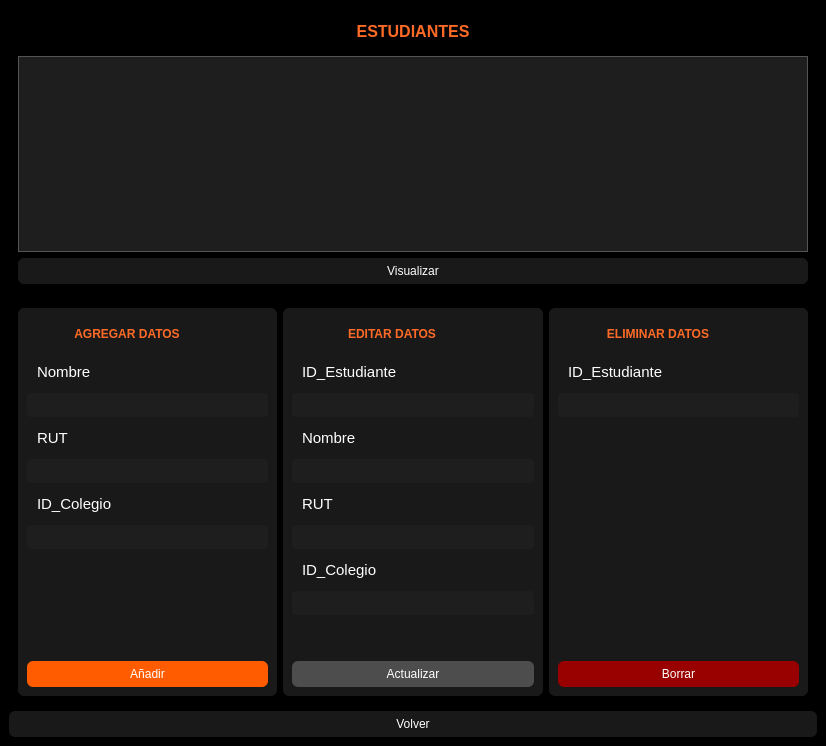
<?xml version="1.0" encoding="UTF-8"?>
<ui version="4.0">
 <class>MainWindow</class>
 <widget class="QMainWindow" name="MainWindow">
  <property name="geometry">
   <rect>
    <x>0</x>
    <y>0</y>
    <width>826</width>
    <height>746</height>
   </rect>
  </property>
  <property name="windowTitle">
   <string>MainWindow</string>
  </property>
  <property name="styleSheet">
   <string notr="true">background-color: rgb(0, 0, 0);</string>
  </property>
  <widget class="QWidget" name="centralwidget">
   <layout class="QGridLayout" name="gridLayout">
    <item row="6" column="0">
     <widget class="QPushButton" name="pushButton_estuvolver">
      <property name="styleSheet">
       <string notr="true">background-color: rgb(25, 25, 25);
color: white;
border-radius: 6px;
padding: 6px;
</string>
      </property>
      <property name="text">
       <string>Volver</string>
      </property>
     </widget>
    </item>
    <item row="0" column="0">
     <widget class="QWidget" name="widget" native="true">
      <property name="minimumSize">
       <size>
        <width>0</width>
        <height>100</height>
       </size>
      </property>
      <property name="maximumSize">
       <size>
        <width>10000</width>
        <height>300</height>
       </size>
      </property>
      <layout class="QVBoxLayout" name="verticalLayout">
       <item>
        <widget class="QTextBrowser" name="textBrowser">
         <property name="maximumSize">
          <size>
           <width>16777215</width>
           <height>32</height>
          </size>
         </property>
         <property name="styleSheet">
          <string notr="true">background-color: rgb(0, 0, 0);</string>
         </property>
         <property name="frameShape">
          <enum>QFrame::NoFrame</enum>
         </property>
         <property name="html">
          <string>&lt;!DOCTYPE HTML PUBLIC &quot;-//W3C//DTD HTML 4.0//EN&quot; &quot;http://www.w3.org/TR/REC-html40/strict.dtd&quot;&gt;
&lt;html&gt;&lt;head&gt;&lt;meta name=&quot;qrichtext&quot; content=&quot;1&quot; /&gt;&lt;style type=&quot;text/css&quot;&gt;
p, li { white-space: pre-wrap; }
&lt;/style&gt;&lt;/head&gt;&lt;body style=&quot; font-family:'MS Shell Dlg 2'; font-size:8.25pt; font-weight:400; font-style:normal;&quot;&gt;
&lt;p align=&quot;center&quot; style=&quot; margin-top:0px; margin-bottom:0px; margin-left:0px; margin-right:0px; -qt-block-indent:0; text-indent:0px;&quot;&gt;&lt;span style=&quot; font-size:12pt; font-weight:600; color:#ff6b26;&quot;&gt;ESTUDIANTES&lt;/span&gt;&lt;/p&gt;&lt;/body&gt;&lt;/html&gt;</string>
         </property>
        </widget>
       </item>
       <item>
        <widget class="QTableWidget" name="tableWidget_cliente">
         <property name="styleSheet">
          <string notr="true">/* Estilo general del QTableWidget */
QTableWidget {
    background-color: rgb(30, 30, 30); /* Fondo gris oscuro para la tabla */
    alternate-background-color: #3A3A3A; /* Opcional: para filas alternas, un poco más claro/oscuro */
    color: white; /* Color de texto predeterminado para las celdas */
    border: 1px solid #555555; /* Un borde sutil para la tabla */
    gridline-color: #555555; /* Color de las líneas de la cuadrícula */
}

/* Estilo de los encabezados horizontales (columnas) */
QTableWidget::item {
    padding: 5px; /* Espaciado dentro de las celdas */
}

QHeaderView::section {
    background-color:  rgb(30, 30, 30); /* ¡Fondo negro para el encabezado! */
    color: white; /* Letras blancas para el encabezado */
    padding: 4px; /* Espaciado dentro del encabezado */
    border: 1px solid #555555; /* Borde para las secciones del encabezado */
    border-bottom: 2px solid #FF692E; /* Borde inferior naranja para resaltar */
    font-weight: bold; /* Texto en negrita */
}

/* Estilo de los encabezados verticales (filas, si están visibles) */
QHeaderView::section:vertical {
    background-color: rgb(30, 30, 30); /* Fondo negro */
    color: white; /* Letras blancas */
    padding: 4px;
    border: 1px solid #555555;
    border-right: 2px solid #FF692E; /* Borde derecho naranja */
}

/* Estilo de la esquina entre los encabezados horizontal y vertical (si es visible) */
QTableWidget QTableCornerButton::section {
    background-color: #1e1e1e; /* Color deseado */
    border: 1px solid #555555; /* Mantén el borde para que coincida con los encabezados */
}


/* Estilo de selección de celdas (opcional) */
QTableWidget::item:selected {
    background-color: #FF692E; /* Color naranja para la selección */
    color: white; /* Texto blanco en la selección */
}</string>
         </property>
        </widget>
       </item>
       <item>
        <widget class="QPushButton" name="pushButton_visualestu">
         <property name="styleSheet">
          <string notr="true">background-color: rgb(25, 25, 25);
color: white;
border-radius: 6px;
padding: 6px;
</string>
         </property>
         <property name="text">
          <string>Visualizar</string>
         </property>
        </widget>
       </item>
      </layout>
     </widget>
    </item>
    <item row="5" column="0">
     <widget class="QWidget" name="widget_4" native="true">
      <property name="styleSheet">
       <string notr="true"/>
      </property>
      <layout class="QHBoxLayout" name="horizontalLayout_2">
       <item>
        <widget class="QWidget" name="widget_5" native="true">
         <property name="styleSheet">
          <string notr="true">background-color: rgb(25, 25, 25);
color: white;
border-radius: 6px;
padding: 6px;</string>
         </property>
         <layout class="QVBoxLayout" name="verticalLayout_3">
          <item>
           <widget class="QTextBrowser" name="textBrowser_4">
            <property name="minimumSize">
             <size>
              <width>150</width>
              <height>0</height>
             </size>
            </property>
            <property name="maximumSize">
             <size>
              <width>200</width>
              <height>34</height>
             </size>
            </property>
            <property name="html">
             <string>&lt;!DOCTYPE HTML PUBLIC &quot;-//W3C//DTD HTML 4.0//EN&quot; &quot;http://www.w3.org/TR/REC-html40/strict.dtd&quot;&gt;
&lt;html&gt;&lt;head&gt;&lt;meta name=&quot;qrichtext&quot; content=&quot;1&quot; /&gt;&lt;style type=&quot;text/css&quot;&gt;
p, li { white-space: pre-wrap; }
&lt;/style&gt;&lt;/head&gt;&lt;body style=&quot; font-family:'MS Shell Dlg 2'; font-size:8.25pt; font-weight:400; font-style:normal;&quot;&gt;
&lt;p align=&quot;center&quot; style=&quot; margin-top:0px; margin-bottom:0px; margin-left:0px; margin-right:0px; -qt-block-indent:0; text-indent:0px;&quot;&gt;&lt;span style=&quot; font-size:9pt; font-weight:600; color:#ff6b26;&quot;&gt;AGREGAR DATOS&lt;/span&gt;&lt;/p&gt;&lt;/body&gt;&lt;/html&gt;</string>
            </property>
           </widget>
          </item>
          <item>
           <widget class="QLabel" name="label_8">
            <property name="font">
             <font>
              <pointsize>11</pointsize>
             </font>
            </property>
            <property name="styleSheet">
             <string notr="true">color: rgb(255, 255, 255);</string>
            </property>
            <property name="text">
             <string>Nombre</string>
            </property>
           </widget>
          </item>
          <item>
           <widget class="QLineEdit" name="lineEdit_9_nombreestuadd">
            <property name="styleSheet">
             <string notr="true">    background-color: #1E1E1E;
    color: #FFFFFF;
    border: 1px;
    padding: 4px;
    border-radius: 4px;</string>
            </property>
           </widget>
          </item>
          <item>
           <widget class="QLabel" name="label">
            <property name="font">
             <font>
              <pointsize>11</pointsize>
             </font>
            </property>
            <property name="styleSheet">
             <string notr="true">color: rgb(255, 255, 255);</string>
            </property>
            <property name="text">
             <string>RUT</string>
            </property>
           </widget>
          </item>
          <item>
           <widget class="QLineEdit" name="lineEdit_rutestuadd">
            <property name="styleSheet">
             <string notr="true">    background-color: #1E1E1E;
    color: #FFFFFF;
    border: 1px;
    padding: 4px;
    border-radius: 4px;</string>
            </property>
           </widget>
          </item>
          <item>
           <widget class="QLabel" name="label_2">
            <property name="font">
             <font>
              <pointsize>11</pointsize>
             </font>
            </property>
            <property name="text">
             <string>ID_Colegio</string>
            </property>
           </widget>
          </item>
          <item>
           <widget class="QLineEdit" name="lineEdit_2_idcolegioestuadd">
            <property name="styleSheet">
             <string notr="true">    background-color: #1E1E1E;
    color: #FFFFFF;
    border: 1px;
    padding: 4px;
    border-radius: 4px;</string>
            </property>
           </widget>
          </item>
          <item>
           <spacer name="verticalSpacer_3">
            <property name="orientation">
             <enum>Qt::Vertical</enum>
            </property>
            <property name="sizeHint" stdset="0">
             <size>
              <width>20</width>
              <height>40</height>
             </size>
            </property>
           </spacer>
          </item>
          <item>
           <widget class="QPushButton" name="pushButton_4_estuadd">
            <property name="styleSheet">
             <string notr="true">    background-color: #FF5C00;
    color: white;
    border-radius: 6px;
    padding: 6px;</string>
            </property>
            <property name="text">
             <string>Añadir</string>
            </property>
           </widget>
          </item>
         </layout>
        </widget>
       </item>
       <item>
        <widget class="QWidget" name="widget_6" native="true">
         <property name="styleSheet">
          <string notr="true">background-color: rgb(25, 25, 25);
color: white;
border-radius: 6px;
padding: 6px;</string>
         </property>
         <layout class="QVBoxLayout" name="verticalLayout_4">
          <item>
           <widget class="QTextBrowser" name="textBrowser_2">
            <property name="maximumSize">
             <size>
              <width>200</width>
              <height>34</height>
             </size>
            </property>
            <property name="html">
             <string>&lt;!DOCTYPE HTML PUBLIC &quot;-//W3C//DTD HTML 4.0//EN&quot; &quot;http://www.w3.org/TR/REC-html40/strict.dtd&quot;&gt;
&lt;html&gt;&lt;head&gt;&lt;meta name=&quot;qrichtext&quot; content=&quot;1&quot; /&gt;&lt;style type=&quot;text/css&quot;&gt;
p, li { white-space: pre-wrap; }
&lt;/style&gt;&lt;/head&gt;&lt;body style=&quot; font-family:'MS Shell Dlg 2'; font-size:8.25pt; font-weight:400; font-style:normal;&quot;&gt;
&lt;p align=&quot;center&quot; style=&quot; margin-top:0px; margin-bottom:0px; margin-left:0px; margin-right:0px; -qt-block-indent:0; text-indent:0px;&quot;&gt;&lt;span style=&quot; font-size:9pt; font-weight:600; color:#ff6b26;&quot;&gt;EDITAR DATOS&lt;/span&gt;&lt;/p&gt;&lt;/body&gt;&lt;/html&gt;</string>
            </property>
           </widget>
          </item>
          <item>
           <widget class="QLabel" name="label_14">
            <property name="font">
             <font>
              <pointsize>11</pointsize>
             </font>
            </property>
            <property name="styleSheet">
             <string notr="true">color: rgb(255, 255, 255);</string>
            </property>
            <property name="text">
             <string>ID_Estudiante</string>
            </property>
           </widget>
          </item>
          <item>
           <widget class="QLineEdit" name="lineEdit_14_idestuedi">
            <property name="styleSheet">
             <string notr="true">    background-color: #1E1E1E;
    color: #FFFFFF;
    border: 1px;
    padding: 4px;
    border-radius: 4px;</string>
            </property>
           </widget>
          </item>
          <item>
           <widget class="QLabel" name="label_3">
            <property name="font">
             <font>
              <pointsize>11</pointsize>
             </font>
            </property>
            <property name="text">
             <string>Nombre</string>
            </property>
           </widget>
          </item>
          <item>
           <widget class="QLineEdit" name="lineEdit_3_nombreestuedi">
            <property name="styleSheet">
             <string notr="true">    background-color: #1E1E1E;
    color: #FFFFFF;
    border: 1px;
    padding: 4px;
    border-radius: 4px;</string>
            </property>
           </widget>
          </item>
          <item>
           <widget class="QLabel" name="label_4">
            <property name="font">
             <font>
              <pointsize>11</pointsize>
             </font>
            </property>
            <property name="text">
             <string>RUT</string>
            </property>
           </widget>
          </item>
          <item>
           <widget class="QLineEdit" name="lineEdit_4_rutestuedi">
            <property name="styleSheet">
             <string notr="true">    background-color: #1E1E1E;
    color: #FFFFFF;
    border: 1px;
    padding: 4px;
    border-radius: 4px;</string>
            </property>
           </widget>
          </item>
          <item>
           <widget class="QLabel" name="label_5">
            <property name="font">
             <font>
              <pointsize>11</pointsize>
             </font>
            </property>
            <property name="text">
             <string>ID_Colegio</string>
            </property>
           </widget>
          </item>
          <item>
           <widget class="QLineEdit" name="lineEdit_5_idcolegioestuedi">
            <property name="styleSheet">
             <string notr="true">    background-color: #1E1E1E;
    color: #FFFFFF;
    border: 1px;
    padding: 4px;
    border-radius: 4px;</string>
            </property>
           </widget>
          </item>
          <item>
           <spacer name="verticalSpacer_4">
            <property name="orientation">
             <enum>Qt::Vertical</enum>
            </property>
            <property name="sizeHint" stdset="0">
             <size>
              <width>20</width>
              <height>40</height>
             </size>
            </property>
           </spacer>
          </item>
          <item>
           <widget class="QPushButton" name="pushButton_3_estuact">
            <property name="styleSheet">
             <string notr="true">    background-color: #4D4D4D;
    color: white;
    border-radius: 6px;
    padding: 6px;</string>
            </property>
            <property name="text">
             <string>Actualizar</string>
            </property>
           </widget>
          </item>
         </layout>
        </widget>
       </item>
       <item>
        <widget class="QWidget" name="widget_7" native="true">
         <property name="styleSheet">
          <string notr="true">background-color: rgb(25, 25, 25);
color: white;
border-radius: 6px;
padding: 6px;</string>
         </property>
         <layout class="QVBoxLayout" name="verticalLayout_5">
          <item>
           <widget class="QTextBrowser" name="textBrowser_3">
            <property name="maximumSize">
             <size>
              <width>200</width>
              <height>34</height>
             </size>
            </property>
            <property name="styleSheet">
             <string notr="true"/>
            </property>
            <property name="html">
             <string>&lt;!DOCTYPE HTML PUBLIC &quot;-//W3C//DTD HTML 4.0//EN&quot; &quot;http://www.w3.org/TR/REC-html40/strict.dtd&quot;&gt;
&lt;html&gt;&lt;head&gt;&lt;meta name=&quot;qrichtext&quot; content=&quot;1&quot; /&gt;&lt;style type=&quot;text/css&quot;&gt;
p, li { white-space: pre-wrap; }
&lt;/style&gt;&lt;/head&gt;&lt;body style=&quot; font-family:'MS Shell Dlg 2'; font-size:8.25pt; font-weight:400; font-style:normal;&quot;&gt;
&lt;p align=&quot;center&quot; style=&quot; margin-top:0px; margin-bottom:0px; margin-left:0px; margin-right:0px; -qt-block-indent:0; text-indent:0px;&quot;&gt;&lt;span style=&quot; font-size:9pt; font-weight:600; color:#ff6b26;&quot;&gt;ELIMINAR DATOS&lt;/span&gt;&lt;/p&gt;&lt;/body&gt;&lt;/html&gt;</string>
            </property>
           </widget>
          </item>
          <item>
           <widget class="QLabel" name="label_19">
            <property name="maximumSize">
             <size>
              <width>16777215</width>
              <height>16777215</height>
             </size>
            </property>
            <property name="font">
             <font>
              <pointsize>11</pointsize>
             </font>
            </property>
            <property name="styleSheet">
             <string notr="true">color: rgb(255, 255, 255);</string>
            </property>
            <property name="text">
             <string>ID_Estudiante</string>
            </property>
           </widget>
          </item>
          <item>
           <widget class="QLineEdit" name="lineEdit_19_idestueli">
            <property name="styleSheet">
             <string notr="true">    background-color: #1E1E1E;
    color: #FFFFFF;
    border: 1px;
    padding: 4px;
    border-radius: 4px;</string>
            </property>
           </widget>
          </item>
          <item>
           <spacer name="verticalSpacer">
            <property name="orientation">
             <enum>Qt::Vertical</enum>
            </property>
            <property name="sizeHint" stdset="0">
             <size>
              <width>20</width>
              <height>40</height>
             </size>
            </property>
           </spacer>
          </item>
          <item>
           <widget class="QPushButton" name="pushButton_2_estuborrar">
            <property name="styleSheet">
             <string notr="true">    background-color: #990000;
    color: white;
    border-radius: 6px;
    padding: 6px;
</string>
            </property>
            <property name="text">
             <string>Borrar</string>
            </property>
           </widget>
          </item>
         </layout>
        </widget>
       </item>
      </layout>
     </widget>
    </item>
   </layout>
  </widget>
 </widget>
 <resources/>
 <connections/>
</ui>
